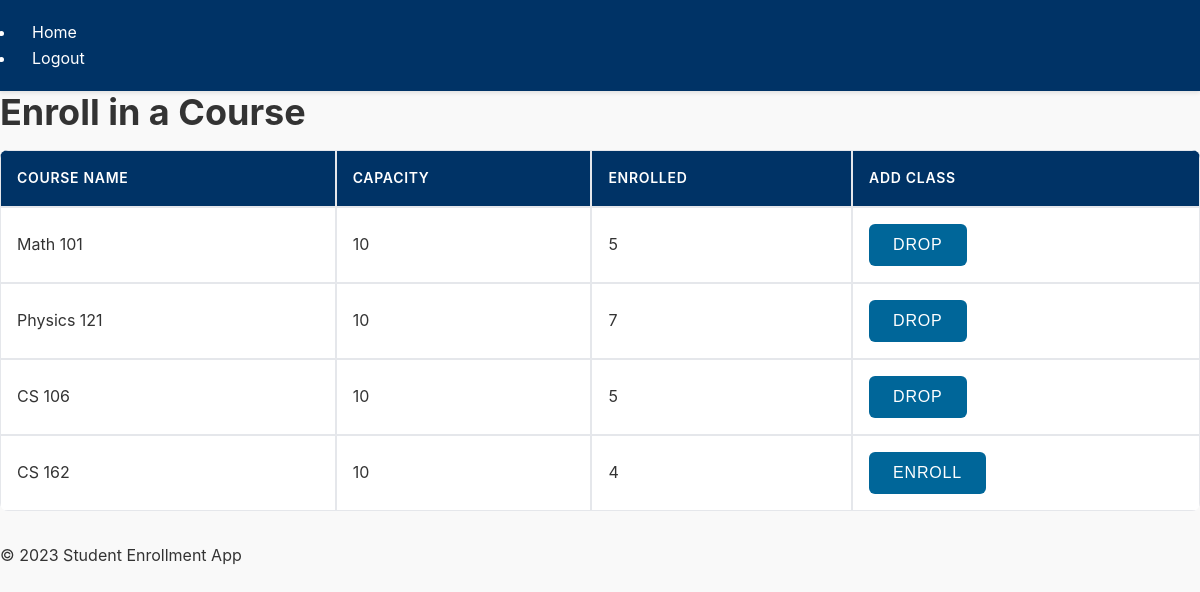
Page /student/enroll (signed in) on the committed database.
### app/models.py (models this page shows, shortened)
class Course(db.Model):
    id = db.Column(db.Integer, primary_key=True)
    name = db.Column(db.String(120), index=True, unique=True, nullable=False)
    capacity = db.Column(db.Integer, nullable=False)
    teacher_id = db.Column(db.Integer, db.ForeignKey('user.id'), nullable=False)  # Link to the teacher
    teacher = db.relationship('User', backref='courses')  # Backref to access courses taught by the teacher
    enrollments = db.relationship('Enrollment', back_populates='course', lazy='dynamic')

### app/routes.py (the view, shortened to what this page needs)
    @app.route('/student/enroll', methods=['GET', 'POST'])
    @login_required
    def student_enroll():
        courses = Course.query.all()
        enrolled_courses = {enrollment.course_id for enrollment in Enrollment.query.filter_by(student_id=current_user.id).all()}
        return render_template('student/enroll.html', courses=courses, enrolled_courses=enrolled_courses)

### app/__init__.py (called while the page is built)
def create_app():
    app = Flask(__name__)
    app.config.from_object(Config)
    db.init_app(app)
    login_manager.init_app(app)
    admin.name = 'Admin Mode'
    admin.url = '/admin_panel'
    admin.init_app(app)
    with app.app_context():
        from app.models import User, Course, Enrollment
        admin.add_view(ModelView(User, db.session))
        admin.add_view(ModelView(Course, db.session))
        admin.add_view(ModelView(Enrollment, db.session))
        db.create_all()
    from app.routes import init_routes
    init_routes(app)
    @login_manager.user_loader
    def load_user(user_id):
        return User.query.get(int(user_id))
    return app

### app/templates/student/enroll.html (shortened to what this page needs)
{% extends 'base.html' %}
{% block content %}
<h1>Enroll in a Course</h1>
<table class="course-table">
  <thead>
      <tr>
          <th>Course Name</th>
          <th>Capacity</th>
          <th>Enrolled</th>
          <th>Add Class</th>
      </tr>
  </thead>
  <tbody>
      {% for course in courses %}
      <tr>
          <td>{{ course.name }}</td>
          <td>{{ course.capacity }}</td>
          <td>{{ course.enrollments.count() }}</td>
          <td>
              {% if course.id in enrolled_courses %}
                  <form method="post" style="display:inline;">
                      <button type="submit" name="action" value="drop">Drop</button>
                  </form>
              {% elif course.enrollments.count() < course.capacity %}
                  <form method="post" style="display:inline;">
                      <button type="submit" name="action" value="enroll">Enroll</button>
                  </form>
              {% else %}
                  <em>Full</em>
              {% endif %}
          </td>
      </tr>
      {% endfor %}
  </tbody>
</table>
{% endblock %}

### app/static/base.css (style rules this page uses)
*, *::before, *::after { box-sizing: border-box; margin: 0; padding: 0; }
body { font-family: 'Inter', system-ui, -apple-system, sans-serif; margin: 0; padding: 0; background-color: #f9f9f9; color: #333; line-height: 1.6; min-height: 100vh; }
h1, h2, h3, h4, h5, h6 { margin-bottom: 1rem; line-height: 1.2; }
h1 { font-size: 2.25rem; }
table { width: 100%; border-collapse: separate; border-spacing: 0; margin-bottom: 2rem; background-color: #ffffff; border-radius: 8px; overflow: hidden; }
table th, table td { border: 1px solid #e5e7eb; padding: 1rem; text-align: left; }
table th { background-color: #003366; color: white; font-weight: 600; text-transform: uppercase; letter-spacing: 0.05em; font-size: 0.875rem; }
form { max-width: 500px; margin: 0 auto; }
button, .btn { display: inline-block; background-color: #006699; color: white; border: none; border-radius: 6px; padding: 0.75rem 1.5rem; cursor: pointer; font-size: 1rem; font-weight: 500; text-transform: uppercase; letter-spacing: 0.05em; transition: all 0.2s; }

### rows in the picture
Course: name "Math 101", capacity "10", enrollments.count "5"
Course: name "Physics 121", capacity "10", enrollments.count "7"
Course: name "CS 106", capacity "10", enrollments.count "5"
Course: name "CS 162", capacity "10", enrollments.count "4"
